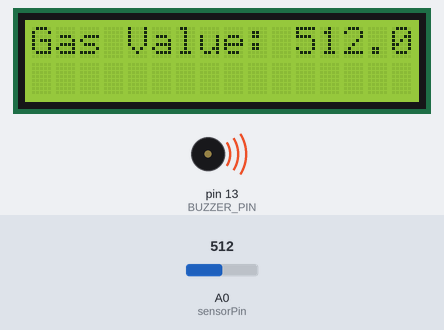
The sketch below on a simulated Arduino Uno, built with avr-gcc and run on an emulated ATmega328P. Shown: 16×2 character LCD, buzzer (waves = sounding, pin HIGH). The test bench sets the inputs (shaded band); at power-on: A0 (sensorPin) = 512. What the sketch prints to the serial monitor is not drawn.

Above: at 3.2 s.
3.3 s: A0 (sensorPin) set to 730
At 8.4 s:
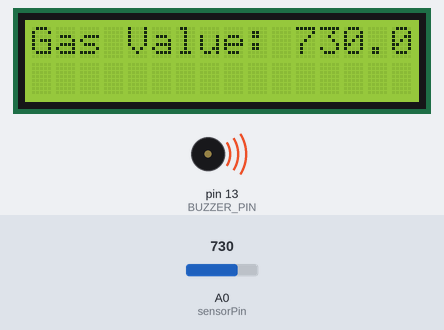
12.6 s: A0 (sensorPin) set to 716
At 14.5 s:
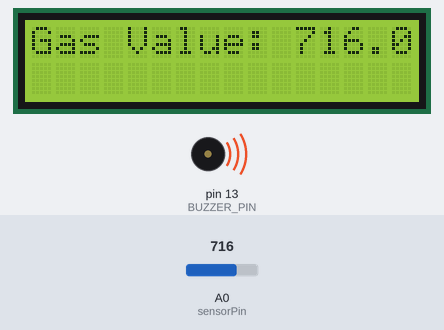
20.7 s: A0 (sensorPin) set to 810
At 26.1 s:
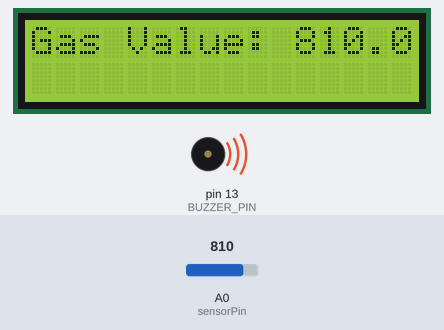
Timing chart, 0 to 27.6 s (numbered marks = the images above; inputs shaded):
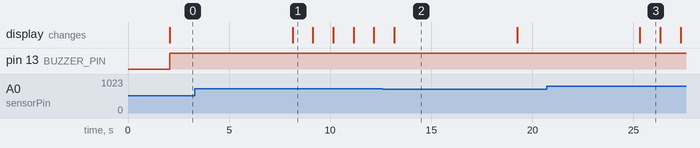

The sketch:

success.ino
```cpp
#include <LiquidCrystal.h>
#include <IRremote.h>

LiquidCrystal lcd(12, 11, 5, 4, 3, 2); // Set the LCD pins
#define BUZZER_PIN 13
const int irPin = 0; // Connect the IR LED to digital pin 3
const int sensorPin = A0; // Analog pin for the MQ-4 sensor
const int threshold = 800; // Adjust this threshold based on your sensor readings

int buzzerState = 0; // Store the buzzer state (0: off, 1: on)

IRsend irSender;
IRrecv irrecv(1); // IR receiver on pin 1
decode_results results; // Results object for IR decoding

void setup() {
  lcd.begin(16, 2); // Initialize the LCD: 16 columns and 2 rows
  lcd.print("Gas Sensor");
  pinMode(BUZZER_PIN, OUTPUT); // Set the buzzer pin as an output
  Serial.begin(9600); // Initialize Serial communication
  delay(2000);
  lcd.clear();
  irrecv.enableIRIn(); // Enable the IR receiver
}

void loop() {
  int sensorValue = analogRead(sensorPin); // Read sensor value
  float voltage = (sensorValue); // Convert to voltage
  float ppm = (voltage); // Convert to ppm (adjust as needed)

  lcd.setCursor(0, 0); // Set the cursor to the first row, first column
  lcd.print("Gas Value: ");
  lcd.print(ppm);
  lcd.print(" ppm");

  if (sensorValue < 720
  ) {
    analogWrite(BUZZER_PIN, 1000); // Turn on the buzzer
    buzzerState = 1; // Update the buzzer state
  } else {
    if (buzzerState == 0) {
      analogWrite(BUZZER_PIN, 0); // Turn off the buzzer
      buzzerState = 0; // Update the buzzer state
    }
  }

  int irSensorValue = analogRead(sensorPin);

  if (irSensorValue < 720) {
    // Send IR signal to turn off AC
    irSender.sendNEC(0xD5FFD64F, 32); // Adjust the IR code based on your AC's remote
    Serial.println("Turning off AC");

    delay(5000); // Wait for 5 seconds to avoid repeated signals
  }

  if (irrecv.decode(&results)) {
    // Print received IR code in HEX
    Serial.println(results.value, HEX);
    irrecv.resume(); // Continue receiving IR signals
  }

  delay(1000); // Adjust delay based on your application
  lcd.clear();
}
```

Measured:
- after the input at 3.3 s, the display: first differs from a run without the input after 4.8 s (image 1)
- after the input at 12.6 s, the display: first differs from a run without the input after 0.57 s (image 2)
- after the input at 20.7 s, the display: first differs from a run without the input after 4.6 s (image 3)
- what the display in image 1 shows lasts 1.0 s, from 8.1 s to 9.1 s
- what the display in image 2 shows lasts 6.0 s, from 13.2 s to 19.2 s
